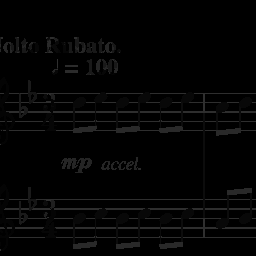
#> input picture tmp.png, 256 x 256 px
$ python -i system_recognition.py   (imports and definitions only)   (older library calls are emulated)
#> lines starting #> are read from the running program, lines starting #| are printed output that depends on the picture; after the words box and inside, x2 and y2 are one past the last pixel; in counts of white or black regions, pixels touching at a corner belong together
#> further down, picture is the input picture: shape (256, 256); min 0, max 48, mean 4
### omr/morphology.py
import numpy as np
import cv2
from pythonRLSA import rlsa
from pythonRLSA.rlsa_fast import rlsa_fast


def __parse_size_param(size):
    if type(size) is tuple or type(size) == list:
        if len(size) == 1:
            size = size[0]
            return (size, size)
        if len(size) == 2:
            return size
    return (size, size)


# [82 lines left out: functions negation, sparse, dense, single_channel, three_channels, threshold and 3 more, not called in this run]


def dilation(size=3, kernel="None"):
    sx, sy = __parse_size_param(size)

    def process(img):
        k = np.ones((sy, sx), img.dtype) if kernel == "None" else kernel
        return cv2.dilate(img, k)

    return process


# [68 lines left out: functions edge_detection, erosion, gaussian, horizontal_dilation, not called in this run]


def closing(size=(3, 3)):
    sx, sy = __parse_size_param(size)

    def process(img):
        kernel = np.ones((sy, sx), img.dtype)
        return cv2.morphologyEx(img, cv2.MORPH_CLOSE, kernel)

    return process


# [18 lines left out: functions opening, run_length_smoothing, not called in this run]


def chain(*morphologies):
    def process(img):
        # img = img.copy()
        for morphology in morphologies:
            img = morphology(img)
        return img

    return process


# basically reverse approach to chain
# [81 lines left out: functions apply, split_merge, getAreaAttributes, getLocalExtrema, tile_merge, tile_merge_flat, not called in this run]

### omr/system_recognition.py
import cv2
import numpy as np
from omr.morphology import (
    dilation,
    chain,
    closing,
)


def get_coarse_masks(src, thresh=105):

    # get connected components
#> called with thresh = 105
    connectivity = 4
    (
        num_labels,
        labels,
        stats,
        centroids,
    ) = cv2.connectedComponentsWithStatsWithAlgorithm(
        src.astype(np.int8), connectivity, cv2.CV_32S, ccltype=cv2.CCL_DEFAULT
    )
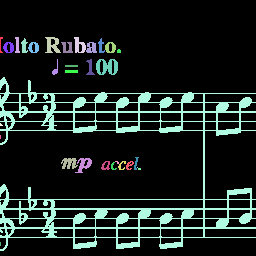
#> labels: shape (256, 256) int32; 32 distinct labels, from 0 to 31; one colour per label, 0 black
#> num_labels = 32; stats = 32 rows, first 6: [0, 0, 256, 256, 55815], [0, 37, 3, 16, 23], [15, 37, 5, 16, 54], [45, 37, 16, 16, 151], [74, 37, 12, 16, 112], [21, 38, 7, 15, 63]; centroids = 32 pairs, first value 0 to 139, second value 44.22 to 243.5

    # remove background
    num_labels = num_labels
    stats = stats[1:]
#> stats = 31 rows, first 6: [0, 37, 3, 16, 23], [15, 37, 5, 16, 54], [45, 37, 16, 16, 151], [74, 37, 12, 16, 112], [21, 38, 7, 15, 63], [98, 38, 7, 15, 53]
    centroids = centroids[1:]
#> centroids = 31 pairs, first value 0 to 139, second value 44.22 to 243.5
    num_labels = num_labels - 1
#> num_labels = 31
    labels = labels - 1
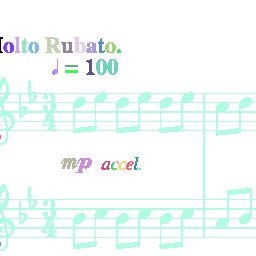
#> labels: shape (256, 256) int32; 32 distinct labels, from -1 to 30; one colour per label, 0 black, -1 white

    # get max areas
    areas = stats[:, cv2.CC_STAT_AREA]
#> areas = 31 values, max 8005 at index 17, min 1 at index 28, mean 313.6
    threshold = np.mean(areas) + np.std(areas)
#> threshold = 1718.7
    max_area_idcs = np.array(np.where(areas > threshold))[0]
#> max_area_idcs = [17]
    rem_area_idcs = np.array(np.where(areas <= threshold))[0]
#> rem_area_idcs = 30 values from 0 to 30

    # get outer contour for each max area and fill it as mask
    max_area_contours = []
    max_area_masks = []
    for idx in max_area_idcs:
        mask = (labels == idx).astype(np.uint8)
        mask = chain(
            closing(12),
            dilation((12, 24)),
        )(mask.astype(np.uint8))
        contours, hierarchy = cv2.findContours(
            mask, cv2.RETR_EXTERNAL, cv2.CHAIN_APPROX_SIMPLE
        )
        max_area_contours.append(contours[0])
        max_area_masks.append(mask)
        cv2.fillPoly(mask, contours, 1)
#> this loop made 1 pass
#> idx on pass 1: 17
#> pass 1, in get_coarse_masks, `mask = (labels == idx).astype(np.uint8)`:
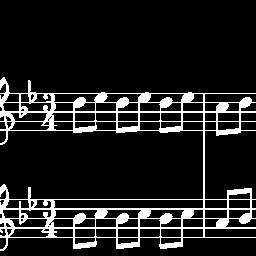
#> mask: shape (256, 256); values 0 (black) and 1 (white), 12.2% white; 1 white region, box (x1, y1, x2, y2) and area: (0, 77, 256, 251) 8005
#> pass 1, in get_coarse_masks, `mask = chain( closing(12), dilation((12, 24)), )(mask.astype(np.uint8))`:
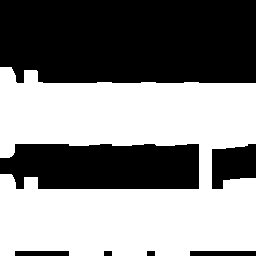
#> mask: shape (256, 256); values 0 (black) and 1 (white), 52.4% white; 7 black regions
#> after the loop, max_area_contours = 1 contour; box (x1, y1, x2, y2) and area: (0, 67, 256, 256) 33617; max_area_masks = 1 item

    # assign remaining areas to the contours via distance
    for idx in rem_area_idcs:
        x = stats[idx, cv2.CC_STAT_LEFT]
        y = stats[idx, cv2.CC_STAT_TOP]
        w = stats[idx, cv2.CC_STAT_WIDTH]
        h = stats[idx, cv2.CC_STAT_HEIGHT]
        area = stats[idx, cv2.CC_STAT_AREA]
        cx = int(x) + int(w / 2)
        cy = int(y) + int(h / 2)
        for i, label in enumerate(max_area_idcs):
            dist = cv2.pointPolygonTest(max_area_contours[i], (cx, cy), True)
            if dist > -thresh:
                max_area_masks[i][labels == idx] = 1
#> this loop made 30 passes
#> (x, y, w, h, area, cx, cy) on passes 1, 2, 3, 4, 5, 6, 7, 8, 9, 10, 11, 13: (0, 37, 3, 16, 23, 1, 45), (15, 37, 5, 16, 54, 17, 45), (45, 37, 16, 16, 151, 53, 45), (74, 37, 12, 16, 112, 80, 45), (21, 38, 7, 15, 63, 24, 45), (98, 38, 7, 15, 53, 101, 45), (3, 42, 11, 11, 77, 8, 47), (28, 42, 11, 11, 76, 33, 47), (61, 42, 12, 11, 82, 67, 47), (86, 42, 11, 11, 85, 91, 47), (105, 42, 11, 11, 78, 110, 47), (52, 59, 6, 16, 38, 55, 67)

    return max_area_masks, max_area_contours


# [49 lines left out: function extract_scaled_systems, not called in this run]

>>> import cv2
>>> picture = cv2.imread('../tmp.png', cv2.IMREAD_GRAYSCALE)
>>> result = get_coarse_masks(picture)
